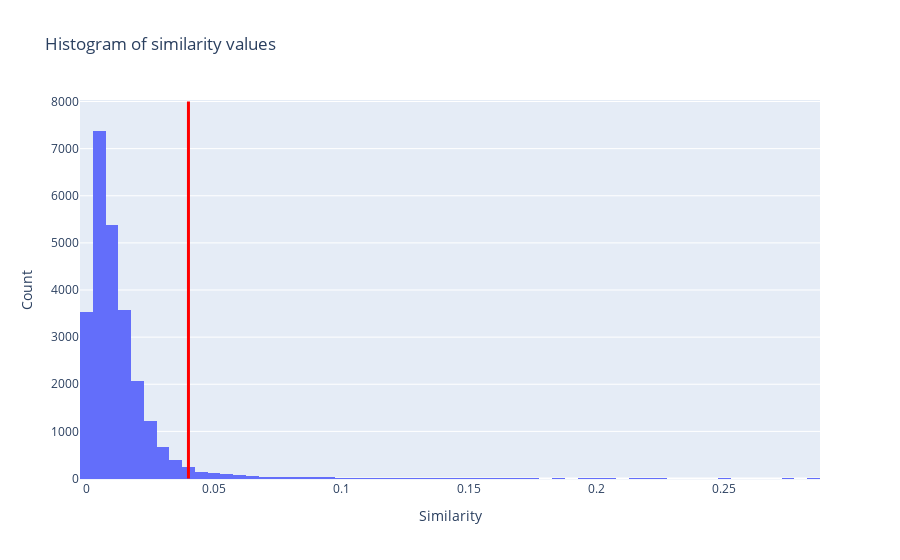

Notebook source saved alongside this figure:
### Code cell
#Threshold value
t = 0.04

#make histogram of of similarity values with threshold value
import plotly.express as px
import plotly.graph_objects as go
#only use upper triangle of similarity matrix
sim_values = sim_matrix[np.triu_indices(n_movies, k=1)]
#sim_values = sim_values[~np.isnan(sim_values)]
#sim_values = sim_values[sim_values > t]
fig = px.histogram(x=sim_values, nbins=100, title="Histogram of similarity values")
#vertical line at threshold value
fig.add_shape(
    dict(
        type="line",
        x0=t,
        y0=0,
        x1=t,
        y1=8000,
        line=dict(
            color="Red",
            width=3
        ),
        #name
        name="Threshold value"
    )
)
#x label
fig.update_xaxes(title_text='Similarity')
#put legend for line and histogram
fig.update_layout(showlegend=True)
#y label
fig.update_yaxes(title_text='Count')
#title
fig.update_layout(title_text='Histogram of similarity values')
fig.write_image(os.path.join(parent, "plots", "similarity_histogram.png"), width=1200, height=800, scale=3)
fig.show()

### Figure 1 — Plotly figure (JSON) as saved in the notebook; plotly's stock layout.template omitted (floating-point values rounded to 4 significant figures; data arrays with more than 128 entries replaced by an {"elided": "..."} marker saying what was removed)
{"data": [{"alignmentgroup": "True", "bingroup": "x", "hovertemplate": "x=%{x}<br>count=%{y}<extra></extra>", "legendgroup": "", "marker": {"color": "#636efa", "pattern": {"shape": ""}}, "name": "", "nbinsx": 100, "offsetgroup": "", "orientation": "v", "showlegend": false, "type": "histogram", "x": {"elided": "25200 float values"}, "xaxis": "x", "yaxis": "y"}], "layout": {"barmode": "relative", "legend": {"tracegroupgap": 0}, "shapes": [{"line": {"color": "Red", "width": 3}, "name": "Threshold value", "type": "line", "x0": 0.04, "x1": 0.04, "y0": 0, "y1": 8000}], "showlegend": true, "title": {"text": "Histogram of similarity values"}, "xaxis": {"anchor": "y", "domain": [0, 1], "title": {"text": "Similarity"}}, "yaxis": {"anchor": "x", "domain": [0, 1], "title": {"text": "Count"}}}}
